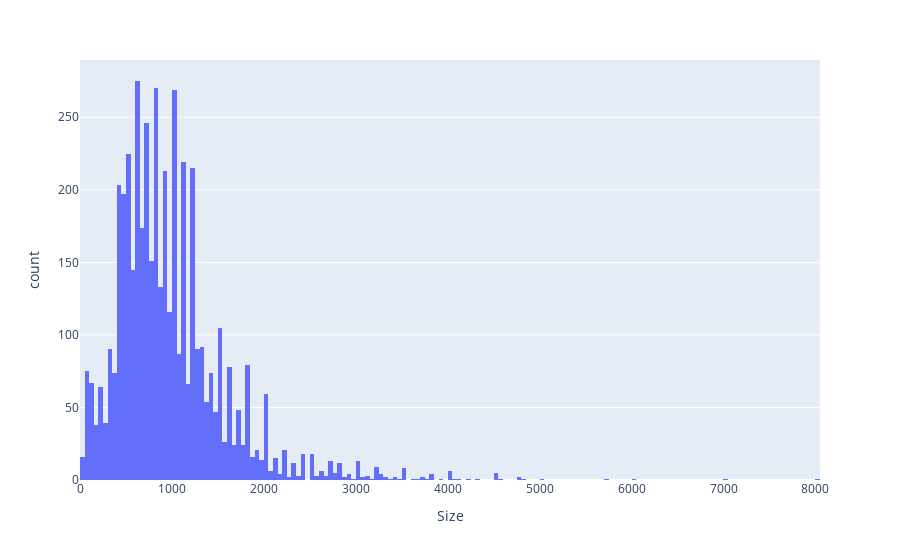

Notebook code cell kept with this figure:
### Code cell
px.histogram(df, "Size")

### Figure 1 — Plotly figure (JSON) as saved in the notebook; plotly's stock layout.template omitted (floating-point values rounded to 4 significant figures; data arrays with more than 128 entries replaced by an {"elided": "..."} marker saying what was removed)
{"data": [{"alignmentgroup": "True", "bingroup": "x", "hovertemplate": "Size=%{x}<br>count=%{y}<extra></extra>", "legendgroup": "", "marker": {"color": "#636efa", "pattern": {"shape": ""}}, "name": "", "offsetgroup": "", "orientation": "v", "showlegend": false, "type": "histogram", "x": {"elided": "4746 int values"}, "xaxis": "x", "yaxis": "y"}], "layout": {"barmode": "relative", "legend": {"tracegroupgap": 0}, "margin": {"t": 60}, "xaxis": {"anchor": "y", "domain": [0, 1], "title": {"text": "Size"}}, "yaxis": {"anchor": "x", "domain": [0, 1], "title": {"text": "count"}}}}
